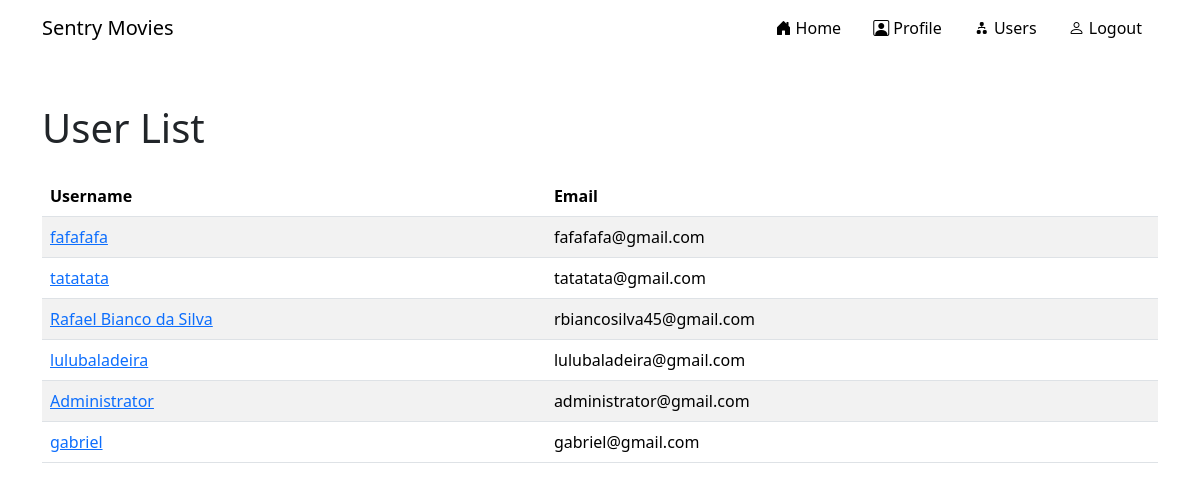
/users_page (signed in), run on the app's committed database.
### Project_Structure/models.py (models this page shows)
class User(db.Model, UserMixin):
    id = db.Column(db.Integer, primary_key=True)
    email = db.Column(db.String(150), unique=True)
    password = db.Column(db.String(150))
    username = db.Column(db.String(150))
    notes = db.relationship('List')

### Project_Structure/views.py (the view)
@views.route('/users_page', methods = ['GET', 'POST'])
@login_required
def users_page():
    users = User.query.all()
    return render_template("users_page.html", user = current_user, users = users, title="Users")

### Project_Structure/__init__.py (called while the page is built)
def init_app():
    app = Flask(__name__)
    app.secret_key = "TESTES3nTryMulTiW4y"
    app.config['SQLALCHEMY_DATABASE_URI'] = 'sqlite:///database.db'
    db.init_app(app)
    from .views import views
    from .auth import auth
    app.register_blueprint(views, url_prefix = '/')
    app.register_blueprint(auth, url_prefix = '/')
    from .models import User, Movie, List, ListMovies
    with app.app_context():
        db.create_all()
    login_manager = LoginManager()
    login_manager.login_view = 'views.login_page'
    login_manager.init_app(app)
    @login_manager.user_loader
    def user_id(id):
        return User.query.get(int(id))
    return app

### Project_Structure/templates/users_page.html
{% extends 'struct.html' %}
{% block users_page %}
    <div class="container mt-5">
        <h1 class="mb-4">User List</h1>
        <table class="table table-striped">
            <thead>
                <tr>
                    <th scope="col">Username</th>
                    <th scope="col">Email</th>
                </tr>
            </thead>
            <tbody>
                {% for user_i in users %}
                    {% if user_i.id != user.id %}
                        <tr>
                            <td><a href="{{ url_for('views.user_details', user_id = user_i.id)}}">{{user_i.username}}</a></td>
                            <td>{{user_i.email}}</td>
                        </tr>
                    {% endif %}
                {% endfor %}
            </tbody>
        </table>
    </div>
{% endblock users_page %}

### Project_Structure/static/build/styles/struct.css (style rules this page uses)
* { box-sizing:0;padding:0;margin:0 }
body { padding-bottom:20vh }

### data on the page
User: username "fafafafa", email "fafafafa@gmail.com"
User: username "tatatata", email "tatatata@gmail.com"
User: username "Rafael Bianco da Silva", email "rbiancosilva45@gmail.com"
User: username "lulubaladeira", email "lulubaladeira@gmail.com"
User: username "Administrator", email "administrator@gmail.com"
User: username "gabriel", email "gabriel@gmail.com"
